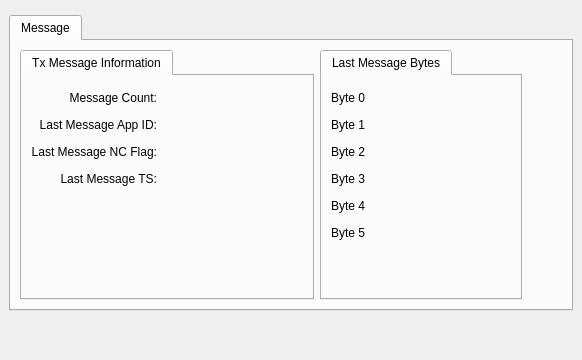
       <widget class="QWidget" name="communication">
        <attribute name="title">
         <string>Communication</string>
        </attribute>
        <layout class="QVBoxLayout" name="verticalLayout_4">
         <property name="leftMargin">
          <number>9</number>
         </property>
         <property name="topMargin">
          <number>9</number>
         </property>
         <property name="rightMargin">
          <number>9</number>
         </property>
         <property name="bottomMargin">
          <number>9</number>
         </property>
         <item>
          <layout class="QVBoxLayout" name="verticalLayout_3">
           <item>
            <widget class="PyDMEmbeddedDisplay" name="PyDMEmbeddedDisplay_2">
             <property name="maximumSize">
              <size>
               <width>16777215</width>
               <height>16777215</height>
              </size>
             </property>
             <property name="toolTip">
              <string/>
             </property>
             <property name="frameShape">
              <enum>QFrame::NoFrame</enum>
             </property>
             <property name="filename" stdset="0">
              <string>$PYDM/mps/mps_salt_tx.ui</string>
             </property>
            </widget>
           </item>
           <item>
            <widget class="QTabWidget" name="tabWidget">
             <property name="currentIndex">
              <number>0</number>
             </property>
             <widget class="QWidget" name="tab">
              <attribute name="title">
               <string>Message</string>
              </attribute>
              <layout class="QVBoxLayout" name="verticalLayout_5">
               <item>
                <layout class="QHBoxLayout" name="horizontalLayout">
                 <item>
                  <widget class="QTabWidget" name="tabWidget_2">
                   <property name="currentIndex">
                    <number>0</number>
                   </property>
                   <widget class="QWidget" name="tab_2">
                    <attribute name="title">
                     <string>Tx Message Information</string>
                    </attribute>
                    <layout class="QGridLayout" name="gridLayout_4">
                     <item row="0" column="0">
                      <layout class="QGridLayout" name="gridLayout_3">
                       <property name="verticalSpacing">
                        <number>2</number>
                       </property>
                       <item row="1" column="0">
                        <widget class="QLabel" name="label_3">
                         <property name="text">
                          <string>Last Message App ID:</string>
                         </property>
                         <property name="alignment">
                          <set>Qt::AlignRight|Qt::AlignTrailing|Qt::AlignVCenter</set>
                         </property>
                        </widget>
                       </item>
                       <item row="3" column="0">
                        <widget class="QLabel" name="label_5">
                         <property name="text">
                          <string>Last Message TS:</string>
                         </property>
                         <property name="alignment">
                          <set>Qt::AlignRight|Qt::AlignTrailing|Qt::AlignVCenter</set>
                         </property>
                        </widget>
                       </item>
                       <item row="2" column="0">
                        <widget class="QLabel" name="label_4">
                         <property name="text">
                          <string>Last Message NC Flag:</string>
                         </property>
                         <property name="alignment">
                          <set>Qt::AlignRight|Qt::AlignTrailing|Qt::AlignVCenter</set>
                         </property>
                        </widget>
                       </item>
                       <item row="0" column="0">
                        <widget class="QLabel" name="label_2">
                         <property name="text">
                          <string>Message Count:</string>
                         </property>
                         <property name="alignment">
                          <set>Qt::AlignRight|Qt::AlignTrailing|Qt::AlignVCenter</set>
                         </property>
                        </widget>
                       </item>
                       <item row="0" column="1">
                        <widget class="PyDMLabel" name="PyDMLabel">
                         <property name="minimumSize">
                          <size>
                           <width>100</width>
                           <height>25</height>
                          </size>
                         </property>
                         <property name="toolTip">
                          <string/>
                         </property>
                         <property name="alignment">
                          <set>Qt::AlignCenter</set>
                         </property>
                         <property name="rules" stdset="0">
                          <string>[{&quot;name&quot;: &quot;New Rule&quot;, &quot;property&quot;: &quot;Text&quot;, &quot;initial_value&quot;: &quot;&quot;, &quot;expression&quot;: &quot;'0x{:X}'.format(ch[0] if ch[0]&gt;=0 else ch[0]+2**32)&quot;, &quot;channels&quot;: [{&quot;channel&quot;: &quot;ca://${P}:MSG_CNT&quot;, &quot;trigger&quot;: true, &quot;use_enum&quot;: true}]}]</string>
                         </property>
                         <property name="precision" stdset="0">
                          <number>0</number>
                         </property>
                         <property name="showUnits" stdset="0">
                          <bool>false</bool>
                         </property>
                         <property name="precisionFromPV" stdset="0">
                          <bool>true</bool>
                         </property>
                         <property name="alarmSensitiveContent" stdset="0">
                          <bool>true</bool>
                         </property>
                         <property name="alarmSensitiveBorder" stdset="0">
                          <bool>true</bool>
                         </property>
                         <property name="PyDMToolTip" stdset="0">
                          <string/>
                         </property>
                         <property name="channel" stdset="0">
                          <string/>
                         </property>
                         <property name="displayFormat" stdset="0">
                          <enum>PyDMLabel::String</enum>
                         </property>
                        </widget>
                       </item>
                       <item row="1" column="1">
                        <widget class="PyDMLabel" name="PyDMLabel_2">
                         <property name="minimumSize">
                          <size>
                           <width>100</width>
                           <height>25</height>
                          </size>
                         </property>
                         <property name="toolTip">
                          <string/>
                         </property>
                         <property name="alignment">
                          <set>Qt::AlignCenter</set>
                         </property>
                         <property name="alarmSensitiveContent" stdset="0">
                          <bool>true</bool>
                         </property>
                         <property name="channel" stdset="0">
                          <string>ca://${P}:LAST_MSG_APP_ID</string>
                         </property>
                        </widget>
                       </item>
                       <item row="2" column="1">
                        <widget class="PyDMLabel" name="PyDMLabel_3">
                         <property name="minimumSize">
                          <size>
                           <width>100</width>
                           <height>25</height>
                          </size>
                         </property>
                         <property name="toolTip">
                          <string/>
                         </property>
                         <property name="alignment">
                          <set>Qt::AlignCenter</set>
                         </property>
                         <property name="alarmSensitiveContent" stdset="0">
                          <bool>true</bool>
                         </property>
                         <property name="channel" stdset="0">
                          <string>ca://${P}:LAST_MSG_LC1_EN</string>
                         </property>
                        </widget>
                       </item>
                       <item row="3" column="1">
                        <widget class="PyDMLabel" name="PyDMLabel_4">
                         <property name="minimumSize">
                          <size>
                           <width>100</width>
                           <height>25</height>
                          </size>
                         </property>
                         <property name="toolTip">
                          <string/>
                         </property>
                         <property name="alignment">
                          <set>Qt::AlignCenter</set>
                         </property>
                         <property name="alarmSensitiveContent" stdset="0">
                          <bool>true</bool>
                         </property>
                         <property name="channel" stdset="0">
                          <string>ca://${P}:LAST_MSG_TMSTMP</string>
                         </property>
                        </widget>
                       </item>
                      </layout>
                     </item>
                     <item row="1" column="0">
                      <spacer name="verticalSpacer">
                       <property name="orientation">
                        <enum>Qt::Vertical</enum>
                       </property>
                       <property name="sizeHint" stdset="0">
                        <size>
                         <width>20</width>
                         <height>40</height>
                        </size>
                       </property>
                      </spacer>
                     </item>
                     <item row="0" column="1">
                      <spacer name="horizontalSpacer">
                       <property name="orientation">
                        <enum>Qt::Horizontal</enum>
                       </property>
                       <property name="sizeHint" stdset="0">
                        <size>
                         <width>40</width>
                         <height>20</height>
                        </size>
                       </property>
                      </spacer>
                     </item>
                    </layout>
                   </widget>
                  </widget>
                 </item>
                 <item>
                  <widget class="QTabWidget" name="tabWidget_3">
                   <property name="currentIndex">
                    <number>0</number>
                   </property>
                   <widget class="QWidget" name="tab_4">
                    <attribute name="title">
                     <string>Last Message Bytes</string>
                    </attribute>
                    <layout class="QGridLayout" name="gridLayout_6">
                     <item row="1" column="0">
                      <spacer name="verticalSpacer_2">
                       <property name="orientation">
                        <enum>Qt::Vertical</enum>
                       </property>
                       <property name="sizeHint" stdset="0">
                        <size>
                         <width>20</width>
                         <height>40</height>
                        </size>
                       </property>
                      </spacer>
                     </item>
                     <item row="0" column="0">
                      <layout class="QGridLayout" name="gridLayout_5">
                       <property name="verticalSpacing">
                        <number>2</number>
                       </property>
                       <item row="1" column="0">
                        <widget class="QLabel" name="label_7">
                         <property name="text">
                          <string>Byte 1</string>
                         </property>
                         <property name="alignment">
                          <set>Qt::AlignRight|Qt::AlignTrailing|Qt::AlignVCenter</set>
                         </property>
                        </widget>
                       </item>
                       <item row="2" column="0">
                        <widget class="QLabel" name="label_8">
                         <property name="text">
                          <string>Byte 2</string>
                         </property>
                         <property name="alignment">
                          <set>Qt::AlignRight|Qt::AlignTrailing|Qt::AlignVCenter</set>
                         </property>
                        </widget>
                       </item>
                       <item row="3" column="0">
                        <widget class="QLabel" name="label_9">
                         <property name="text">
                          <string>Byte 3</string>
                         </property>
                         <property name="alignment">
                          <set>Qt::AlignRight|Qt::AlignTrailing|Qt::AlignVCenter</set>
                         </property>
                        </widget>
                       </item>
                       <item row="4" column="0">
                        <widget class="QLabel" name="label_10">
                         <property name="text">
                          <string>Byte 4</string>
                         </property>
                         <property name="alignment">
                          <set>Qt::AlignRight|Qt::AlignTrailing|Qt::AlignVCenter</set>
                         </property>
                        </widget>
                       </item>
                       <item row="0" column="0">
                        <widget class="QLabel" name="label_6">
                         <property name="text">
                          <string>Byte 0</string>
                         </property>
                         <property name="alignment">
                          <set>Qt::AlignRight|Qt::AlignTrailing|Qt::AlignVCenter</set>
                         </property>
                        </widget>
                       </item>
                       <item row="5" column="0">
                        <widget class="QLabel" name="label_11">
                         <property name="text">
                          <string>Byte 5</string>
                         </property>
                         <property name="alignment">
                          <set>Qt::AlignRight|Qt::AlignTrailing|Qt::AlignVCenter</set>
                         </property>
                        </widget>
                       </item>
                       <item row="0" column="1">
                        <widget class="PyDMLabel" name="PyDMLabel_6">
                         <property name="minimumSize">
                          <size>
                           <width>100</width>
                           <height>25</height>
                          </size>
                         </property>
                         <property name="toolTip">
                          <string/>
                         </property>
                         <property name="alignment">
                          <set>Qt::AlignCenter</set>
                         </property>
                         <property name="alarmSensitiveContent" stdset="0">
                          <bool>true</bool>
                         </property>
                         <property name="channel" stdset="0">
                          <string>ca://${P}:LAST_MSG_BYTE_0</string>
                         </property>
                         <property name="displayFormat" stdset="0">
                          <enum>PyDMLabel::Hex</enum>
                         </property>
                        </widget>
                       </item>
                       <item row="1" column="1">
                        <widget class="PyDMLabel" name="PyDMLabel_7">
                         <property name="minimumSize">
                          <size>
                           <width>100</width>
                           <height>25</height>
                          </size>
                         </property>
                         <property name="toolTip">
                          <string/>
                         </property>
                         <property name="alignment">
                          <set>Qt::AlignCenter</set>
                         </property>
                         <property name="alarmSensitiveContent" stdset="0">
                          <bool>true</bool>
                         </property>
                         <property name="channel" stdset="0">
                          <string>ca://${P}:LAST_MSG_BYTE_1</string>
                         </property>
                         <property name="displayFormat" stdset="0">
                          <enum>PyDMLabel::Hex</enum>
                         </property>
                        </widget>
                       </item>
                       <item row="2" column="1">
                        <widget class="PyDMLabel" name="PyDMLabel_8">
                         <property name="minimumSize">
                          <size>
                           <width>100</width>
                           <height>25</height>
                          </size>
                         </property>
                         <property name="toolTip">
                          <string/>
                         </property>
                         <property name="alignment">
                          <set>Qt::AlignCenter</set>
                         </property>
                         <property name="alarmSensitiveContent" stdset="0">
                          <bool>true</bool>
                         </property>
                         <property name="channel" stdset="0">
                          <string>ca://${P}:LAST_MSG_BYTE_2</string>
                         </property>
                         <property name="displayFormat" stdset="0">
                          <enum>PyDMLabel::Hex</enum>
                         </property>
                        </widget>
                       </item>
                       <item row="3" column="1">
                        <widget class="PyDMLabel" name="PyDMLabel_9">
                         <property name="minimumSize">
                          <size>
                           <width>100</width>
                           <height>25</height>
                          </size>
                         </property>
                         <property name="toolTip">
                          <string/>
                         </property>
                         <property name="alignment">
                          <set>Qt::AlignCenter</set>
                         </property>
                         <property name="alarmSensitiveContent" stdset="0">
                          <bool>true</bool>
                         </property>
                         <property name="channel" stdset="0">
                          <string>ca://${P}:LAST_MSG_BYTE_3</string>
                         </property>
                         <property name="displayFormat" stdset="0">
                          <enum>PyDMLabel::Hex</enum>
                         </property>
                        </widget>
                       </item>
                       <item row="4" column="1">
                        <widget class="PyDMLabel" name="PyDMLabel_10">
                         <property name="minimumSize">
                          <size>
                           <width>100</width>
                           <height>25</height>
                          </size>
                         </property>
                         <property name="toolTip">
                          <string/>
                         </property>
                         <property name="alignment">
                          <set>Qt::AlignCenter</set>
                         </property>
                         <property name="alarmSensitiveContent" stdset="0">
                          <bool>true</bool>
                         </property>
                         <property name="channel" stdset="0">
                          <string>ca://${P}:LAST_MSG_BYTE_4</string>
                         </property>
                         <property name="displayFormat" stdset="0">
                          <enum>PyDMLabel::Hex</enum>
                         </property>
                        </widget>
                       </item>
                       <item row="5" column="1">
                        <widget class="PyDMLabel" name="PyDMLabel_11">
                         <property name="minimumSize">
                          <size>
                           <width>100</width>
                           <height>25</height>
                          </size>
                         </property>
                         <property name="toolTip">
                          <string/>
                         </property>
                         <property name="alignment">
                          <set>Qt::AlignCenter</set>
                         </property>
                         <property name="alarmSensitiveContent" stdset="0">
                          <bool>true</bool>
                         </property>
                         <property name="channel" stdset="0">
                          <string>ca://${P}:LAST_MSG_BYTE_5</string>
                         </property>
                         <property name="displayFormat" stdset="0">
                          <enum>PyDMLabel::Hex</enum>
                         </property>
                        </widget>
                       </item>
                      </layout>
                     </item>
                     <item row="0" column="1">
                      <spacer name="horizontalSpacer_3">
                       <property name="orientation">
                        <enum>Qt::Horizontal</enum>
                       </property>
                       <property name="sizeHint" stdset="0">
                        <size>
                         <width>40</width>
                         <height>20</height>
                        </size>
                       </property>
                      </spacer>
                     </item>
                    </layout>
                   </widget>
                  </widget>
                 </item>
                 <item>
                  <spacer name="horizontalSpacer_2">
                   <property name="orientation">
                    <enum>Qt::Horizontal</enum>
                   </property>
                   <property name="sizeHint" stdset="0">
                    <size>
                     <width>40</width>
                     <height>20</height>
                    </size>
                   </property>
                  </spacer>
                 </item>
                </layout>
               </item>
              </layout>
             </widget>
            </widget>
           </item>
           <item>
            <spacer name="verticalSpacer_3">
             <property name="orientation">
              <enum>Qt::Vertical</enum>
             </property>
             <property name="sizeHint" stdset="0">
              <size>
               <width>20</width>
               <height>40</height>
              </size>
             </property>
            </spacer>
           </item>
          </layout>
         </item>
        </layout>
       </widget>
